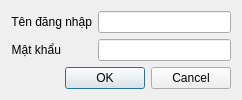
<?xml version="1.0" encoding="UTF-8"?>
<ui version="4.0">
 <class>login</class>
 <widget class="QDialog" name="login">
  <property name="geometry">
   <rect>
    <x>0</x>
    <y>0</y>
    <width>242</width>
    <height>98</height>
   </rect>
  </property>
  <property name="windowTitle">
   <string>Đăng nhập</string>
  </property>
  <layout class="QFormLayout" name="formLayout">
   <item row="0" column="0">
    <widget class="QLabel" name="label">
     <property name="text">
      <string>Tên đăng nhập</string>
     </property>
     <property name="alignment">
      <set>Qt::AlignRight|Qt::AlignTrailing|Qt::AlignVCenter</set>
     </property>
    </widget>
   </item>
   <item row="0" column="1">
    <widget class="QLineEdit" name="user"/>
   </item>
   <item row="1" column="1">
    <widget class="QLineEdit" name="password">
     <property name="echoMode">
      <enum>QLineEdit::Password</enum>
     </property>
    </widget>
   </item>
   <item row="2" column="0" colspan="2">
    <widget class="QDialogButtonBox" name="buttonBox">
     <property name="orientation">
      <enum>Qt::Horizontal</enum>
     </property>
     <property name="standardButtons">
      <set>QDialogButtonBox::Cancel|QDialogButtonBox::Ok</set>
     </property>
    </widget>
   </item>
   <item row="1" column="0">
    <widget class="QLabel" name="label_2">
     <property name="text">
      <string>Mật khẩu</string>
     </property>
     <property name="alignment">
      <set>Qt::AlignRight|Qt::AlignTrailing|Qt::AlignVCenter</set>
     </property>
    </widget>
   </item>
  </layout>
 </widget>
 <resources/>
 <connections>
  <connection>
   <sender>buttonBox</sender>
   <signal>accepted()</signal>
   <receiver>login</receiver>
   <slot>accept()</slot>
   <hints>
    <hint type="sourcelabel">
     <x>248</x>
     <y>254</y>
    </hint>
    <hint type="destinationlabel">
     <x>157</x>
     <y>274</y>
    </hint>
   </hints>
  </connection>
  <connection>
   <sender>buttonBox</sender>
   <signal>rejected()</signal>
   <receiver>login</receiver>
   <slot>reject()</slot>
   <hints>
    <hint type="sourcelabel">
     <x>316</x>
     <y>260</y>
    </hint>
    <hint type="destinationlabel">
     <x>286</x>
     <y>274</y>
    </hint>
   </hints>
  </connection>
 </connections>
</ui>
